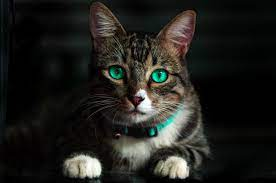
#> input picture pic1.jpeg, 276 x 183 px, given in place of the camera
$ jupyter execute 'Air canvas using blue cover.ipynb'
#> lines starting #> are read from the running program, lines starting #| are printed output that depends on the picture; after the words box and inside, x2 and y2 are one past the last pixel; in counts of white or black regions, pixels touching at a corner belong together
[cell 1]
import numpy as np
import cv2
from collections import deque

[cell 2]
def setValues(x):
    pass


# Trackbars for adjusting the marker colors
cv2.namedWindow("Color Detectors")
cv2.createTrackbar("Upper Hue","Color Detectors",153,180,setValues)
cv2.createTrackbar("Upper Sat","Color Detectors",255,255,setValues)
cv2.createTrackbar("Upper Val","Color Detectors",255,255,setValues)
cv2.createTrackbar("Lower Hue","Color Detectors",64,180,setValues)
cv2.createTrackbar("Lower Sat","Color Detectors",171,255,setValues)
cv2.createTrackbar("Lower Val","Color Detectors",78,255,setValues)


# different arrays to handle color points of different colors
bpoints = [deque(maxlen=1024)]
rpoints = [deque(maxlen=1024)]
gpoints = [deque(maxlen=1024)]
ypoints = [deque(maxlen=1024)]


blue_index = 0
green_index = 0
yellow_index = 0
red_index = 0

#used for dilation
Kernel = np.ones((5,5),np.uint8)


colors = [(255,0,0),(0,255,0),(0,0,255),(0,255,255)]
colorIndex = 0


paintWindow = np.zeros((471,636,3))+255
paintWindow = cv2.rectangle(paintWindow,(40,1),(140,65),(0,0,0),2)
paintWindow = cv2.rectangle(paintWindow,(160,1),(255,65),colors[0],-1)
paintWindow = cv2.rectangle(paintWindow,(275,1),(370,65),colors[1],-1)
paintWindow = cv2.rectangle(paintWindow,(390,1),(485,65),colors[2],-1)
paintWindow = cv2.rectangle(paintWindow,(505,1),(600,65),colors[3],-1)

cv2.putText(paintWindow,"Clear",(49,33),cv2.FONT_HERSHEY_COMPLEX,0.5,(0,0,0),2,cv2.LINE_AA)
cv2.putText(paintWindow,"Blue",(185,33),cv2.FONT_HERSHEY_COMPLEX,0.5,(255,255,255),2,cv2.LINE_AA)
cv2.putText(paintWindow,"Green",(298,33),cv2.FONT_HERSHEY_COMPLEX,0.5,(255,255,255),2,cv2.LINE_AA)
cv2.putText(paintWindow,"Red",(420,33),cv2.FONT_HERSHEY_COMPLEX,0.5,(255,255,255),2,cv2.LINE_AA)
cv2.putText(paintWindow,"Yellow",(520,33),cv2.FONT_HERSHEY_COMPLEX,0.5,(150,150,150),2,cv2.LINE_AA)
cv2.namedWindow('Paint',cv2.WINDOW_AUTOSIZE)


cap = cv2.VideoCapture(0)

while True:
    ret, frame = cap.read()
#> frame is the input picture: shape (183, 276, 3); mean B, G, R 28.5, 32.2, 32.4
    frame = cv2.flip(frame,1)
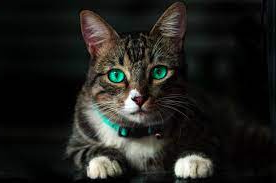
#> frame: shape (183, 276, 3); mean B, G, R 28.5, 32.2, 32.4

    hsv = cv2.cvtColor(frame,cv2.COLOR_BGR2HSV)
#> hsv: shape (183, 276, 3); mean H, S, V 41.8, 64.9, 34.8

    u_hue = cv2.getTrackbarPos("Upper Hue","Color Detectors")
    u_sat = cv2.getTrackbarPos("Upper Sat","Color Detectors")
    u_val = cv2.getTrackbarPos("Upper Val","Color Detectors")
    l_hue = cv2.getTrackbarPos("Lower Hue","Color Detectors")
    l_sat = cv2.getTrackbarPos("Lower Sat","Color Detectors")
    l_val = cv2.getTrackbarPos("Lower Val","Color Detectors")

    Upper_hsv = np.array([u_hue,u_sat,u_val])
    Lower_hsv = np.array([l_hue,l_sat,l_val])

    frame = cv2.rectangle(frame,(40,1),(140,65),(0,0,0),2)
    frame = cv2.rectangle(frame,(160,1),(255,65),colors[0],-1)
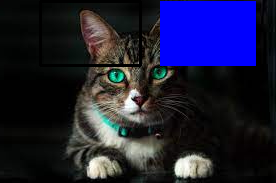
#> frame: shape (183, 276, 3); mean B, G, R 57.2, 28.9, 29
    frame = cv2.rectangle(frame,(275,1),(370,65),colors[1],-1)
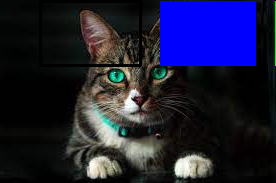
#> frame: shape (183, 276, 3); 0.13% of pixels changed, all inside (x1, y1, x2, y2) = (275, 1, 276, 66)
    frame = cv2.rectangle(frame,(390,1),(485,65),colors[2],-1)
    frame = cv2.rectangle(frame,(505,1),(600,65),colors[3],-1)

    cv2.putText(frame,"Clear",(49,33),cv2.FONT_HERSHEY_COMPLEX,0.5,(0,0,0),2,cv2.LINE_AA)
    cv2.putText(frame,"Blue",(185,33),cv2.FONT_HERSHEY_COMPLEX,0.5,(255,255,255),2,cv2.LINE_AA)
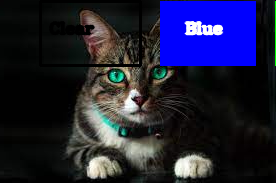
#> frame: shape (183, 276, 3); mean B, G, R 56.9, 31, 30.7
    cv2.putText(frame,"Green",(298,33),cv2.FONT_HERSHEY_COMPLEX,0.5,(255,255,255),2,cv2.LINE_AA)
    cv2.putText(frame,"Red",(420,33),cv2.FONT_HERSHEY_COMPLEX,0.5,(255,255,255),2,cv2.LINE_AA)
    cv2.putText(frame,"Yellow",(520,33),cv2.FONT_HERSHEY_COMPLEX,0.5,(150,150,150),2,cv2.LINE_AA)


    Mask = cv2.inRange(hsv,Lower_hsv,Upper_hsv)
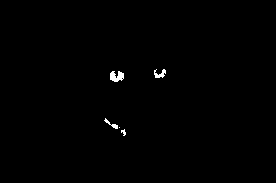
#> Mask: shape (183, 276); 0.47% white; 5 white regions (1 under 20 px), largest, box (x1, y1, x2, y2) and area: (110, 71, 124, 82) 110, (154, 69, 166, 78) 61, (104, 118, 118, 129) 44, (121, 129, 126, 136) 20
    Mask = cv2.erode(Mask,Kernel,iterations = 1)
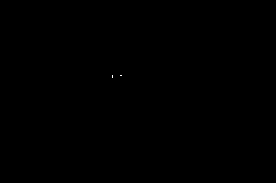
#> Mask: shape (183, 276); 0.01% white in thin lines or dots, all inside (x1, y1, x2, y2) = (112, 75, 122, 78)
    Mask = cv2.morphologyEx(Mask,cv2.MORPH_OPEN,Kernel)
#> Mask: shape (183, 276); every value is 0
    Mask = cv2.dilate(Mask,Kernel,iterations =1)


    cnts,_ = cv2.findContours(Mask.copy(),cv2.RETR_EXTERNAL,cv2.CHAIN_APPROX_SIMPLE)
#> cnts = []
    center = None


    if(len(cnts)>0) :
        cnt = sorted(cnts,key = cv2.contourArea,reverse = True)[0]

        ((x,y),radius) = cv2.minEnclosingCircle(cnt)

        cv2.circle(frame,(int(x),int(y)),int(radius),(0,255,255),2)

        M = cv2.moments(cnt)
        center = (int(M['m10'] /M['m00']) ,int(M['m01'] / M['m00']))

        if center[1] <=65:
            if 40 <= center[0] <= 140:
                bpoints = [deque(maxlen=512)]
                rpoints = [deque(maxlen=512)]
                gpoints = [deque(maxlen=512)]
                ypoints = [deque(maxlen=512)]

                blue_index = 0
                green_index = 0
                yellow_index = 0
                red_index =0

                paintWindow[67:,:,:]=255

            elif 160 <= center[0] <=255:
                colorIndex=0
            elif 275 <= center[0] <=370:
                colorIndex=1
            elif 390 <= center[0] <=485:
                colorIndex=2
            elif 505 <= center[0] <=600:
                colorIndex=3

        else:
            if colorIndex ==0:
                bpoints[blue_index].appendleft(center)
            elif colorIndex==1:
                gpoints[green_index].appendleft(center)
            elif colorIndex==2:
                rpoints[red_index].appendleft(center)
            elif colorIndex==3:
                ypoints[yellow_index].appendleft(center)


    else:
        bpoints.append(deque(maxlen=512))
        blue_index+=1
        gpoints.append(deque(maxlen=512))
        green_index+=1
        rpoints.append(deque(maxlen=512))
        red_index+=1
        ypoints.append(deque(maxlen=512))
        yellow_index+=1


    points = [bpoints,gpoints,rpoints,ypoints]
    for i in range(len(points)):
        for j in range(len(points[i])):
            for k in range(1,len(points[i][j])):
                if points[i][j][k-1] is None or points[i][j][k] is None:
                    continue
                cv2.line(frame,points[i][j][k-1],points[i][j][k],colors[i],2)
                cv2.line(paintWindow,points[i][j][k-1],points[i][j][k],colors[i],2)
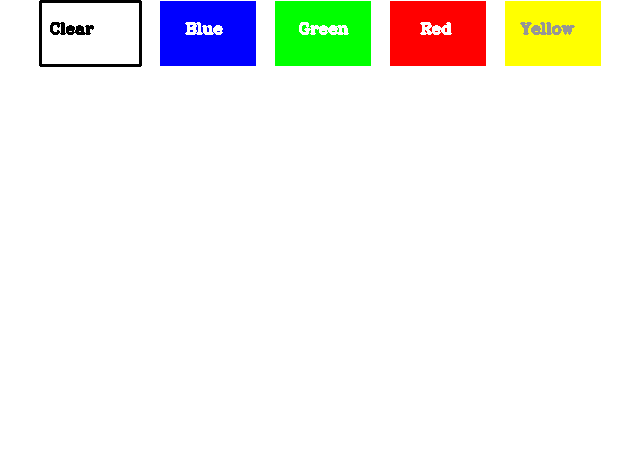
#> paintWindow: shape (471, 636, 3) float64; mean B, G, R 238.7, 243.6, 243.7


    cv2.imshow("Tracking",frame)
    cv2.imshow("Paint",paintWindow)
    cv2.imshow("mask",Mask)


    if cv2.waitKey(2) == 27:
#> (key Esc is pressed here)
        break
cap.release()
cv2.destroyAllWindows()

$ run again, on pic2.jpg
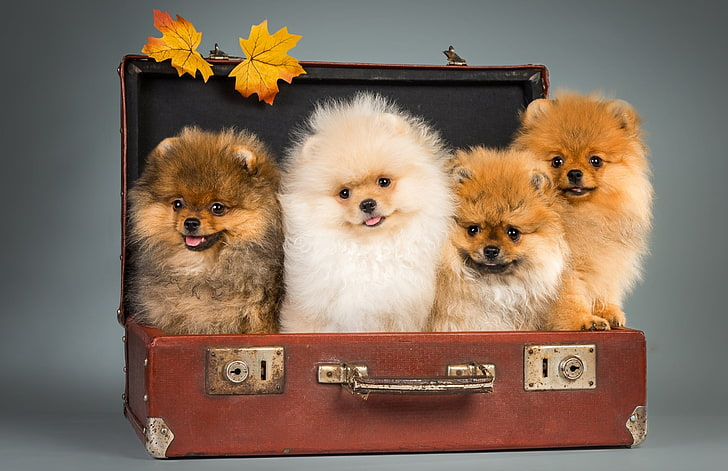
#> input picture pic2.jpg, 728 x 471 px, given in place of the camera
#> frame is the input picture: shape (471, 728, 3); mean B, G, R 95.8, 112.7, 134.1
#> `frame = cv2.flip(frame,1)`:
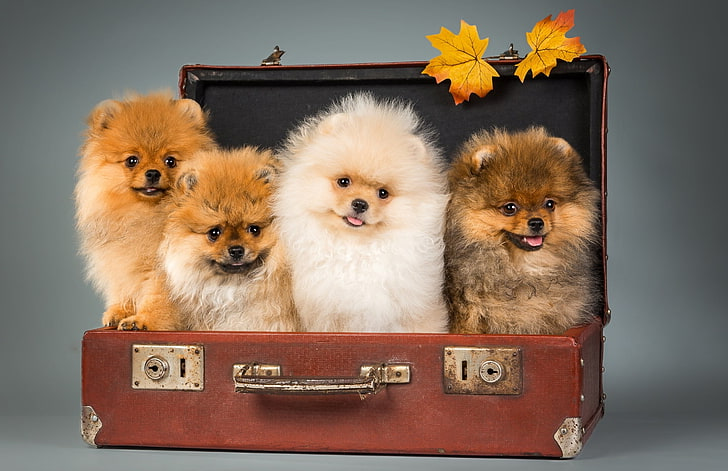
#> frame: shape (471, 728, 3); mean B, G, R 95.8, 112.7, 134.1
#> hsv: shape (471, 728, 3); mean H, S, V 49.7, 77.2, 137.6
#> `cv2.putText(frame,"Yellow",(520,33),cv2.FONT_HERSHEY_COMPLEX,0.5,(150,..`:
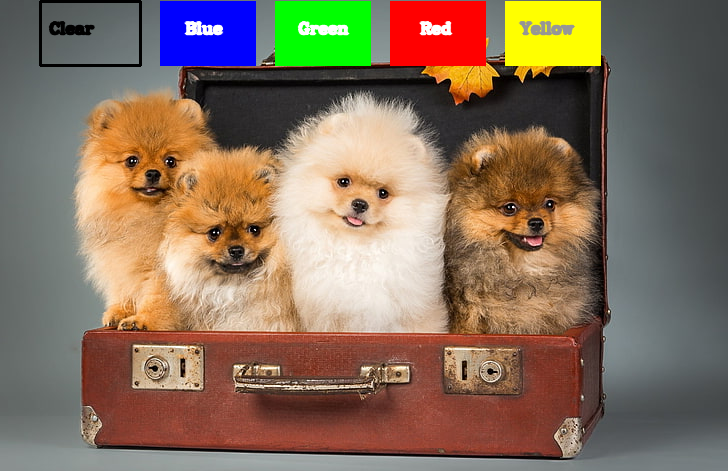
#> frame: shape (471, 728, 3); mean B, G, R 93, 112.6, 133.7
#> Mask: shape (471, 728); every value is 0
#> cnts = []
